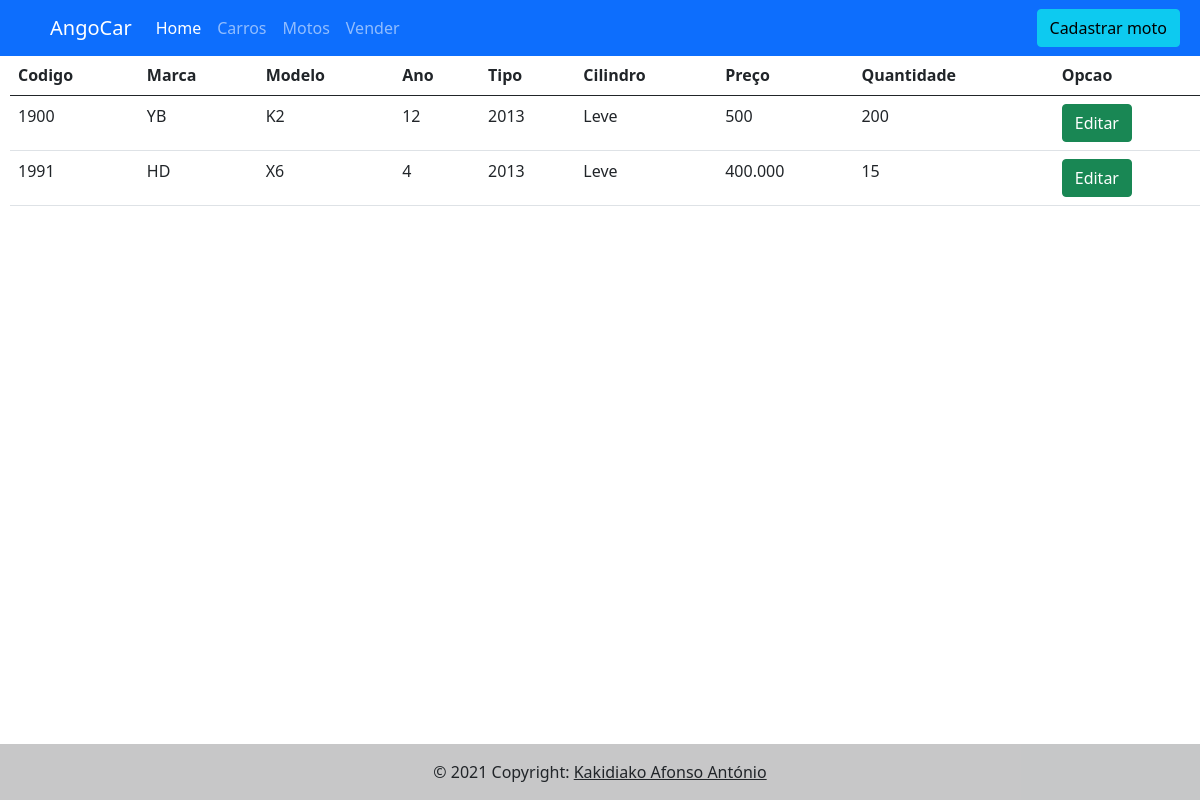
Screenshot of /motos.php with the database file from the repository.
### tables this page shows
CREATE TABLE IF NOT EXISTS `motos` (
  `id` int(11) NOT NULL AUTO_INCREMENT,
  `codigo` varchar(250) NOT NULL,
  `marca` varchar(250) NOT NULL,
  `modelo` varchar(250) NOT NULL,
  `ano` varchar(250) NOT NULL,
  `preco` varchar(250) NOT NULL,
  `tipo` varchar(250) NOT NULL,
  `cilindro` varchar(250) NOT NULL,
  `qtdade` varchar(250) NOT NULL,
  PRIMARY KEY (`id`)
);

### DAO/dao.php (called while the page is built, shortened)
<?php
$pdo = Conexao();
function listarMoto()
{
    global $pdo;
    $query = "select * from motos";
    $resultado = $pdo->prepare($query);
    $resultado->execute();
    return $resultado->fetchAll(PDO::FETCH_OBJ);
}
?>

### motos.php (the view, shortened to what this page needs)
<?php
include_once('./DAO/dao.php');
?>
<!DOCTYPE html>
<html lang="en">
<head>
    <link rel="stylesheet" href="./bootstrap/css/bootstrap.css">
    <link rel="stylesheet" href="./bootstrap/css/style.css">
</head>
<body>
<nav class="navbar navbar-expand-lg navbar navbar-dark bg-primary fixed-top">
        <a href="index.php" class="navbar-brand">AngoCar</a>
        <div class="collapse navbar-collapse" id="navbarCollapse2">
            <div class="navbar-nav">
                <a href="index.php" class="nav-item nav-link active">Home</a>
                <a href="carros.php" class="nav-item nav-link">Carros</a>
                <a href="motos.php" class="nav-item nav-link">Motos</a>
                <a href="vender.php" class="nav-item nav-link">Vender</a>
            </div>
        </div>
        <button id="btnAdd" class="btn btn-info btnAdicionarStyle"> Cadastrar moto</button>
</nav>
<table class="table margemTop tableMargin">
  <thead class="thead-dark">
    <tr>
      <th scope="col">Codigo</th>
      <th scope="col">Marca</th>
      <th scope="col">Modelo</th>
      <th scope="col">Ano</th>
      <th scope="col">Tipo</th>
      <th scope="col">Cilindro</th>
      <th scope="col">Preço</th>
      <th scope="col">Quantidade</th>
      <th scope="col">Opcao</th>
    </tr>
  </thead>
  <tbody>
  <?php
    foreach (listarMoto() as $value)
    {
      echo "
      <tr>
        <td>$value->codigo</td>
        <td>$value->marca</td>
        <td>$value->modelo</td>
        <td>$value->cilindro</td>
        <td>$value->ano</td>
        <td>$value->tipo</td>
        <td>$value->preco</td>
        <td>$value->qtdade</td>
        <td><button type='button' class='btn btn-success vender'>Editar</button></td>
      </tr>
      ";
    }
  ?>
  </tbody>
</table>
    <footer class="bg-light text-center text-lg-start fixed-bottom">
  <div class="text-center p-3" style="background-color: rgba(0, 0, 0, 0.2)">
    © 2021 Copyright:
    <a class="text-dark">Kakidiako Afonso António</a>
  </div>
</footer>
</body>
</html>

### rows the page displays
motos: codigo "1900", marca "YB", modelo "K2", cilindro "12", ano "2013", tipo "Leve", preco "500", qtdade "200"
motos: codigo "1991", marca "HD", modelo "X6", cilindro "4", ano "2013", tipo "Leve", preco "400.000", qtdade "15"
